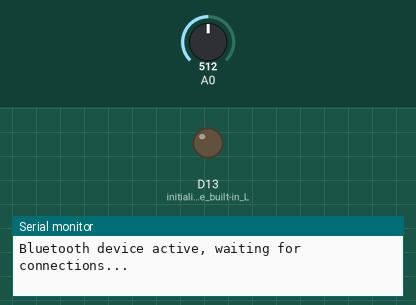
Bench run of a sketch on a simulated Arduino Nano 33 IoT. On the bench: output pins drawn as LEDs (lit = HIGH), the last lines printed to the serial monitor. Inputs (shaded band) come from the test bench; at power-on: A0 = 512. Nothing arrives over Bluetooth unless stated; a phone connects over Bluetooth LE 3 s after start.

Above: at 0.1 s.
At 3.1 s:
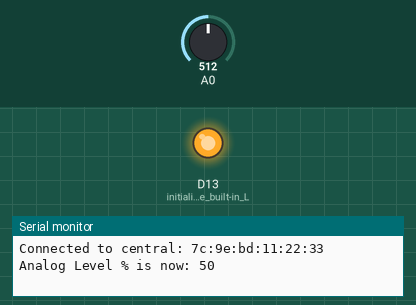
Timing chart, 0 to 4.6 s (numbered marks = the images above):
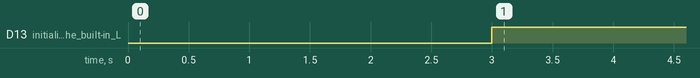

Measured:
- by itself, D13 (initialize_the_built-in_L): LOW → HIGH at 3.0 s

The sketch:

AnalogMonitorSerial.ino
```cpp
/*
  This code monitors an analog input pin on the Arduino and reports that via BLE connection

  This version is used when you DO want the Serial logger output via Arduino IDE

  The code is modified from an example library used to report battery levels.

  The output was tested with iOS app "LightBlue"
*/

#include <ArduinoBLE.h>

 // BLE Analog Report Service
BLEService analogService("180F");

// BLE Analog Level Characteristic
BLEUnsignedCharCharacteristic analogLevelChar("2A19", BLERead | BLENotify);

int oldAnalogLevel = 0;  // last reading from analog input
long previousMillis = 0;  // last time the analog level was checked, in ms

void setup() {
  Serial.begin(9600);    // initialize serial communication
  while (!Serial);

  pinMode(LED_BUILTIN, OUTPUT); // initialize the built-in LED pin to indicate when a central node is connected

  // begin initialization
  if (!BLE.begin()) {
    Serial.println("starting BLE failed!");

    while (1);
  }

  /* Set a local name for the BLE device
     This name will appear in advertising packets
     and can be used by remote devices to identify this BLE device
     The name can be changed but maybe be truncated based on space left in advertisement packet
  */

  BLE.setLocalName("PowerWranglerA");
  BLE.setAdvertisedService(analogService); // add the service UUID
  analogService.addCharacteristic(analogLevelChar); // add the analog level characteristic
  BLE.addService(analogService); // Add the analog service
  analogLevelChar.writeValue(oldAnalogLevel); // set initial value for this characteristic

  /* Start advertising BLE.  It will start continuously transmitting BLE
     advertising packets and will be visible to remote BLE central devices
     until it receives a new connection */

  // start advertising
  BLE.advertise();

  Serial.println("Bluetooth device active, waiting for connections...");
}

void loop() {
  // wait for a BLE central
  BLEDevice central = BLE.central();

  // if a central is connected to the peripheral:
  if (central) {
    Serial.print("Connected to central: ");
    // print the central's BT address:
    Serial.println(central.address());
    // turn on the LED to indicate the connection:
    digitalWrite(LED_BUILTIN, HIGH);

    // check the analog level every 500ms
    // while the central is connected:
    while (central.connected()) {
      long currentMillis = millis();
      // if 500ms have passed, check the analog level:
      if (currentMillis - previousMillis >= 500) {
        previousMillis = currentMillis;
        updateAnalogLevel();
      }
    }
    // when the central disconnects, turn off the LED:
    digitalWrite(LED_BUILTIN, LOW);
    Serial.print("Disconnected from central: ");
    Serial.println(central.address());
  }
}

void updateAnalogLevel() {
  // Read the current voltage level on the A0 analog input pin.

  int analogPin = analogRead(A0);
  int analogLevel = map(analogPin, 0, 1023, 0, 100);

  if (true) {   // "True" here means it reports every 500ms, add a conditional to skip reports
    Serial.print("Analog Level % is now: "); // print it
    Serial.println(analogLevel);
    analogLevelChar.writeValue(analogLevel);
    oldAnalogLevel = analogLevel;
  }
}
```
